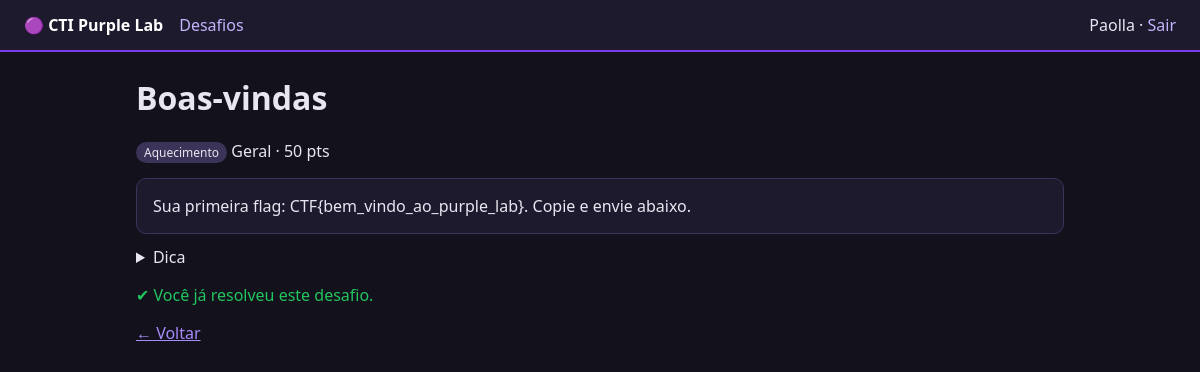
The app's page /challenge/1 (signed in) with its own data.
### tables this page shows
CREATE TABLE challenges(id INTEGER PRIMARY KEY, title TEXT, category TEXT, side TEXT, points INTEGER, description TEXT, hint TEXT, url TEXT, flag_hash TEXT, image TEXT, container_port INTEGER);

### app.py (the view, shortened to what this page needs)
@app.route("/challenge/<int:cid>", methods=["GET", "POST"])
@login_required
def challenge(cid):
    d, uid = db(), session["user_id"]
    c = d.execute("SELECT * FROM challenges WHERE id=?", (cid,)).fetchone()
    if not c:
        abort(404)
    d.execute("INSERT OR IGNORE INTO starts VALUES(?,?,?)", (uid, cid, int(time.time())))
    d.commit()
    solved = d.execute("SELECT 1 FROM attempts WHERE user_id=? AND challenge_id=? AND correct=1", (uid, cid)).fetchone() is not None
    inst = active_instance(d, uid, cid) if c["image"] else None
    return render_template("challenge.html", c=c, solved=solved, inst=inst, now=int(time.time()))

### app.py (called while the page is built)
def db():
    if "db" not in g:
        g.db = sqlite3.connect(DB)
        g.db.row_factory = sqlite3.Row
    return g.db

def login_required(f):
    @wraps(f)
    def w(*a, **k):
        if "user_id" not in session:
            return redirect("/login")
        return f(*a, **k)
    return w

### templates/challenge.html (shortened to what this page needs)
{% extends "base.html" %}{% block content %}
<h1>{{ c.title }}</h1>
<p><span class="tag {{ c.side|lower|replace(' ', '') }}">{{ c.side }}</span> {{ c.category }} · {{ c.points }} pts</p>
<div class="card pre">{{ c.description }}</div>
{% if c.hint %}<details><summary>Dica</summary>{{ c.hint }}</details>{% endif %}
{% if solved %}<p class="ok">✔ Você já resolveu este desafio.</p>
{% else %}<form method="post" class="card narrow">
<label>Flag<input name="flag" placeholder="CTF{...}" required autocomplete="off"></label>
<button>Enviar</button></form>{% endif %}
<p><a href="/challenges">← Voltar</a></p>{% endblock %}

### static/style.css (style rules this page uses)
* { box-sizing:border-box }
body { margin:0;font-family:system-ui,sans-serif;background:#13111c;color:#e8e6f0 }
a { color:#a78bfa }
.card { background:#1e1a2e;border:1px solid #3b3358;border-radius:10px;padding:16px;display:block;color:inherit;text-decoration:none;margin-bottom:12px }
.pre { white-space:pre-wrap }
.ok { color:#22c55e }
.tag { font-size:12px;padding:2px 8px;border-radius:99px;background:#3b3358 }

### records on screen
challenges: title "Boas-vindas", side "Aquecimento", category "Geral", points "50", description "Sua primeira flag: CTF{bem_vindo_ao_purple_lab}. Copie e envie abaixo."

### other values on screen
{{ session.name }} "Paolla"
